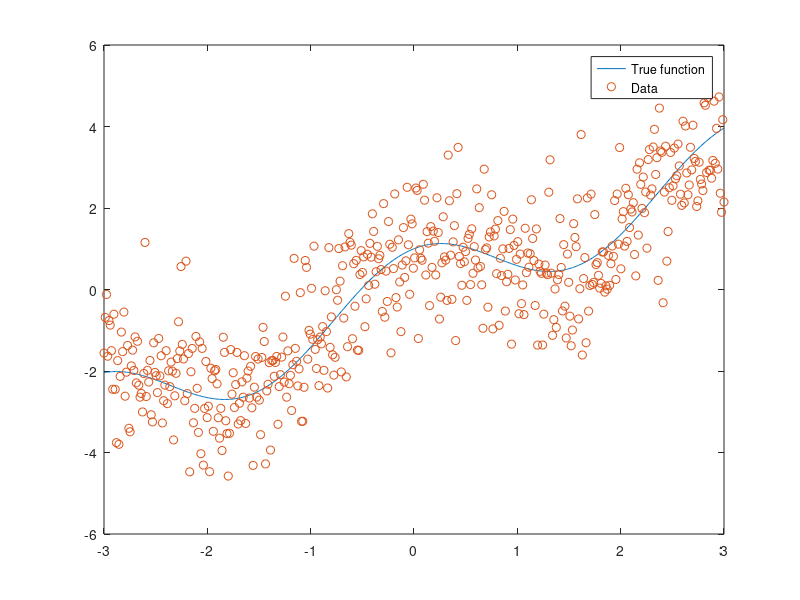

The MATLAB script that drew this image: (Note: this script raises an error after producing the figure.)
num_datapoints = 500;
x = linspace(-3,3,num_datapoints);

m = cos(2*x)+x;
% True function
a=zeros(3,1);
a(1) = plot(x,m);
% Add noise
factor = 1;
y = m + randn(size(m))*factor;
hold on
a(2) = plot(x,y,'o');
hold off
legend('True function','Data')



num_steps = 1000;
% this example considers an RBF kernel;
t_o = [1 0.25 1];
miter=num_steps;
[theta_fmin, fval] = fminsearch(@LL_calc, t_o,optimset('Display','iter','MaxIter',miter));

grid = linspace(-3,3,round(num_datapoints*0.9));
K = make_rbf(x,theta);
K_star = make_rbf(x,theta,grid);
B = K\y';
y_pred = K_star'*B;

hold on
a(3) = plot(grid,y_pred)
hold off

legend(a,'Truth','Noisy','GPR')
